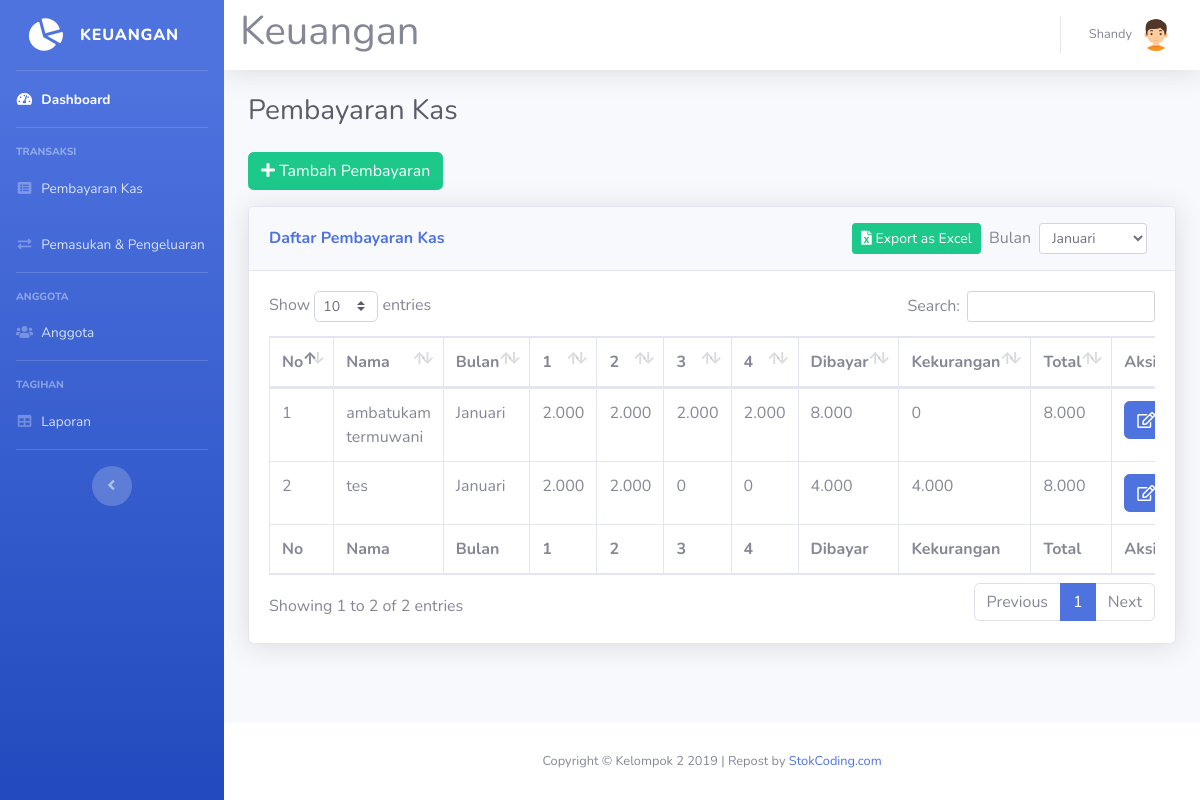
Page /pembayaran.php (signed in) on the committed database.
### tables this page shows
CREATE TABLE `pembayaran_kas` (
  `id_kas` int(11) NOT NULL,
  `nama` varchar(50) NOT NULL,
  `minggu_1` int(11) DEFAULT 0,
  `minggu_2` int(11) DEFAULT 0,
  `minggu_3` int(11) DEFAULT 0,
  `minggu_4` int(11) DEFAULT 0,
  `bulan` varchar(20) NOT NULL,
  `dibayar` int(11) DEFAULT 0,
  `total` int(11) DEFAULT 0,
  `kekurangan` int(11) DEFAULT 0
);

### pembayaran.php (the view, shortened to what this page needs)
<!DOCTYPE html>
<html lang="en">
<head>
  <link href="vendor/fontawesome-free/css/all.min.css" rel="stylesheet" type="text/css">
  <link href="css/sb-admin-2.min.css" rel="stylesheet">
  <link href="vendor/datatables/dataTables.bootstrap4.min.css" rel="stylesheet">
</head>
<body id="page-top">
<?php
require 'koneksi.php';
require 'sidebar.php';
$bulanOptions = ['Januari', 'Februari', 'Maret', 'April', 'Mei', 'Juni', 'Juli', 'Agustus', 'September', 'Oktober', 'November', 'Desember'];
$selectedBulan = isset($_GET['bulan']) ? $_GET['bulan'] : 'Januari';
$safeBulan = mysqli_real_escape_string($koneksi, $selectedBulan);
$queryKas = mysqli_query($koneksi, "SELECT * FROM pembayaran_kas WHERE bulan = '$safeBulan' ORDER BY nama");
?>
  <div id="content">
<?php require 'navbar.php'; ?>
    <div class="container-fluid">
      <div class="d-sm-flex align-items-center justify-content-between mb-4">
        <h1 class="h3 mb-0 text-gray-800">Pembayaran Kas</h1>
      </div>
      <button type="button" class="btn btn-success mb-3" data-toggle="modal" data-target="#modalTambahKas">
        <i class="fa fa-plus"></i> Tambah Pembayaran
      </button>
      <div class="card shadow mb-4" id="card-pembayaran-kas">
        <div class="card-header py-3 d-flex flex-row align-items-center justify-content-between">
          <h6 class="m-0 font-weight-bold text-primary">Daftar Pembayaran Kas</h6>
          <div class="d-flex align-items-center flex-wrap">
            <a href="export-pembayaran.php?bulan=<?= urlencode($selectedBulan); ?>" class="btn btn-success btn-sm mr-2" title="Simpan sebagai Excel">
              <i class="fas fa-file-excel"></i> Export as Excel
            </a>
            <form class="form-inline mb-0" method="get">
              <div class="form-group mr-2">
                <label for="filter-bulan" class="mr-2 mb-0">Bulan</label>
                <select id="filter-bulan" name="bulan" class="form-control form-control-sm" onchange="this.form.submit()">
<?php
foreach ($bulanOptions as $b) {
  $selected = ($selectedBulan === $b) ? 'selected' : '';
  echo '<option value="' . $b . '" ' . $selected . '>' . $b . '</option>';
}
?>
                </select>
              </div>
            </form>
          </div>
        </div>
        <div class="card-body">
          <div class="table-responsive">
            <table class="table table-bordered" id="dataTable" width="100%" cellspacing="0">
              <thead>
                <tr>
                  <th>No</th>
                  <th>Nama</th>
                  <th>Bulan</th>
                  <th>1</th>
                  <th>2</th>
                  <th>3</th>
                  <th>4</th>
                  <th>Dibayar</th>
                  <th>Kekurangan</th>
                  <th>Total</th>
                  <th class="no-print">Aksi</th>
                </tr>
              </thead>
              <tfoot>
                <tr>
                  <th>No</th>
                  <th>Nama</th>
                  <th>Bulan</th>
                  <th>1</th>
                  <th>2</th>
                  <th>3</th>
                  <th>4</th>
                  <th>Dibayar</th>
                  <th>Kekurangan</th>
                  <th>Total</th>
                  <th class="no-print">Aksi</th>
                </tr>
              </tfoot>
              <tbody>
<?php
$no = 1;
while ($row = mysqli_fetch_assoc($queryKas)) {
?>
                <tr>
                  <td><?= $no++; ?></td>
                  <td><?= htmlspecialchars($row['nama'], ENT_QUOTES, 'UTF-8'); ?></td>
                  <td><?= htmlspecialchars($row['bulan'], ENT_QUOTES, 'UTF-8'); ?></td>
                  <td><?= number_format($row['minggu_1'], 0, ',', '.'); ?></td>
                  <td><?= number_format($row['minggu_2'], 0, ',', '.'); ?></td>
                  <td><?= number_format($row['minggu_3'], 0, ',', '.'); ?></td>
                  <td><?= number_format($row['minggu_4'], 0, ',', '.'); ?></td>
                  <td><?= number_format($row['dibayar'], 0, ',', '.'); ?></td>
                  <td><?= number_format($row['kekurangan'], 0, ',', '.'); ?></td>
                  <td><?= number_format($row['total'], 0, ',', '.'); ?></td>
                  <td class="no-print">
                    <a href="#" type="button" class="fa fa-edit btn btn-primary btn-md" data-toggle="modal" data-target="#modalEditKas<?= $row['id_kas']; ?>"></a>
                  </td>
                </tr>
<?php
}
?>
              </tbody>
            </table>
          </div>
        </div>
      </div>
    </div>
  </div>
<?php require 'footer.php'; ?>
    </div>
  </div>
</body>
</html>

### sidebar.php
<div id="wrapper">
  <ul class="navbar-nav bg-gradient-primary sidebar sidebar-dark accordion" id="accordionSidebar">
    <a class="sidebar-brand d-flex align-items-center justify-content-center" href="index.php">
      <div class="sidebar-brand-icon rotate-n-15">
        <i class="fas fa-chart-pie"></i>
      </div>
      <div class="sidebar-brand-text mx-3">Keuangan</div>
    </a>
    <hr class="sidebar-divider my-0">
    <li class="nav-item active">
      <a class="nav-link" href="index.php">
        <i class="fas fa-fw fa-tachometer-alt"></i>
        <span>Dashboard</span></a>
    </li>
    <hr class="sidebar-divider">
    <div class="sidebar-heading">
      Transaksi
    </div>
    <li class="nav-item">
      <a class="nav-link" href="pembayaran.php">
        <i class="fas fa-fw fa-list-alt"></i>
        <span>Pembayaran Kas</span></a>
    </li>
    <li class="nav-item">
      <a class="nav-link collapsed" href="transaksi.php">
        <i class="fas fa-fw fa-exchange-alt"></i>
        <span>Pemasukan &amp; Pengeluaran</span>
      </a>
    </li>
    <hr class="sidebar-divider">
    <div class="sidebar-heading">
      Anggota
    </div>
    <li class="nav-item">
      <a class="nav-link collapsed" href="karyawan.php">
        <i class="fas fa-fw fa-users"></i>
        <span>Anggota</span>
      </a>
    </li>
    <hr class="sidebar-divider">
    <div class="sidebar-heading">
      Tagihan
    </div>
    <li class="nav-item">
      <a class="nav-link" href="laporan.php">
        <i class="fas fa-fw fa-table"></i>
        <span>Laporan</span></a>
    </li>
    <hr class="sidebar-divider d-none d-md-block">
    <div class="text-center d-none d-md-inline">
      <button class="rounded-circle border-0" id="sidebarToggle"></button>
    </div>
  </ul>
  <div id="content-wrapper" class="d-flex flex-column">

### navbar.php (shortened to what this page needs)
        <nav class="navbar navbar-expand navbar-light bg-white topbar mb-4 static-top shadow">
		<h1>Keuangan</h1>
<?php require 'user.php'; ?>
        </nav>

### user.php (shortened to what this page needs)
<ul class="navbar-nav ml-auto">
  <li class="nav-item dropdown no-arrow">
    <a class="nav-link dropdown-toggle" href="#" id="userDropdown" role="button" data-toggle="dropdown" aria-haspopup="true" aria-expanded="false">
      <span class="mr-2 d-none d-lg-inline text-gray-600 small"><?=$_SESSION['nama']?></span>
      <img class="img-profile rounded-circle" src="img/boy(2).png">
    </a>
  </li>
</ul>

### footer.php
<footer class="sticky-footer bg-white">
  <div class="container my-auto">
    <div class="copyright text-center my-auto">
      <span>Copyright &copy; Kelompok 2 2019</span> | Repost by <a href='https://stokcoding.com/' title='StokCoding.com' target='_blank'>StokCoding.com</a>
    </div>
  </div>
</footer>

### pembayaran.php (style rules this page uses)
body * { visibility: hidden; }
#card-pembayaran-kas, #card-pembayaran-kas * { visibility: visible; }
#card-pembayaran-kas { position: absolute; left: 0; top: 0; width: 100%; }
.card-header .btn, .card-header .form-inline { display: none !important; }
.table .no-print, th.no-print, td.no-print { display: none !important; }

### rows in the picture
pembayaran_kas: nama "ambatukam termuwani", bulan "Januari", minggu_1 "2.000", minggu_2 "2.000", minggu_3 "2.000", minggu_4 "2.000", dibayar "8.000", kekurangan "0", total "8.000"
pembayaran_kas: nama "tes", bulan "Januari", minggu_1 "2.000", minggu_2 "2.000", minggu_3 "0", minggu_4 "0", dibayar "4.000", kekurangan "4.000", total "8.000"

### other values in the picture
$_SESSION['nama'] "Shandy"
form field bulan "Januari"
